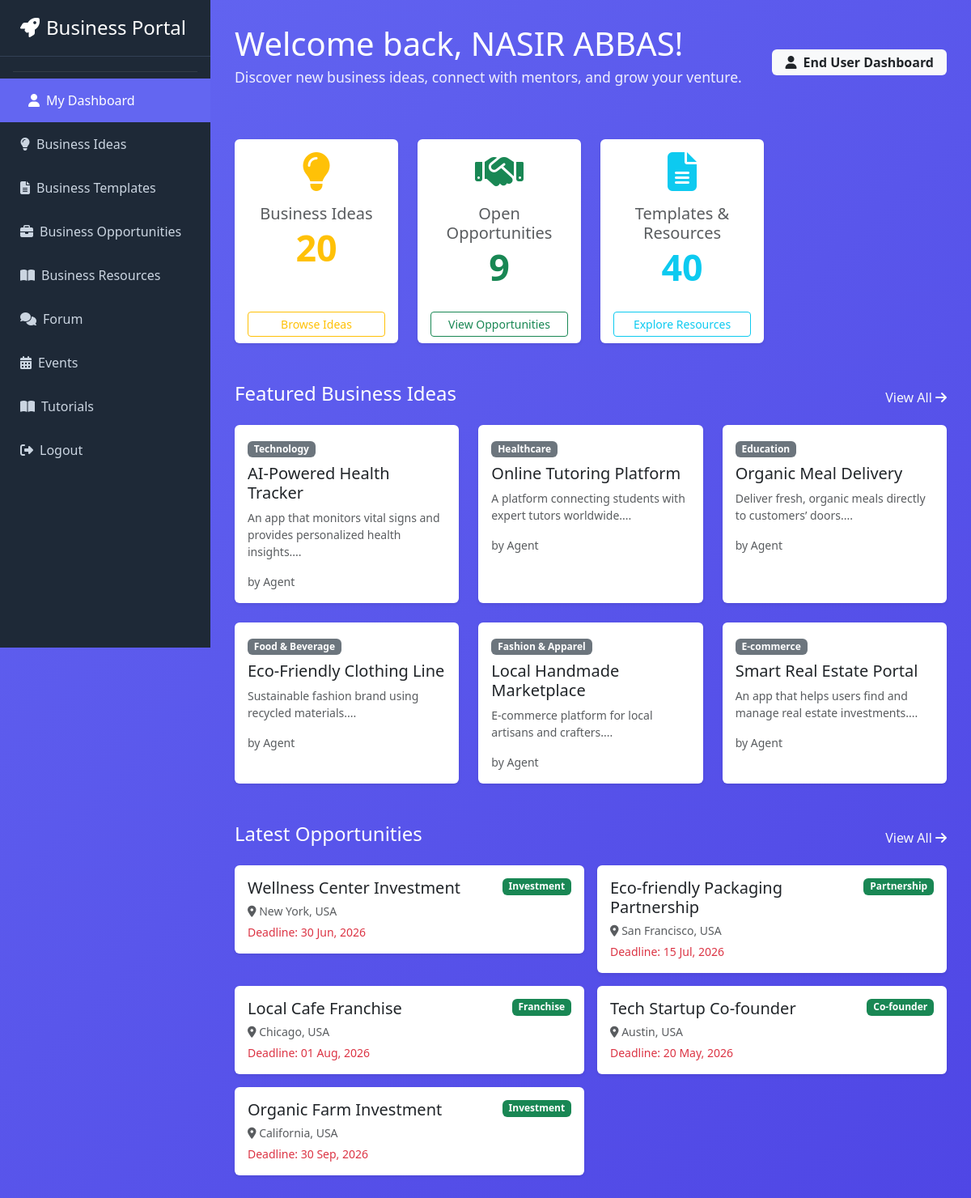
/user/user_dashboard.php (signed in), run on the app's committed database.
### tables this page shows
CREATE TABLE `business_ideas` (
  `id` int(11) NOT NULL,
  `agent_id` int(11) NOT NULL COMMENT 'FK to users',
  `category_id` int(11) NOT NULL COMMENT 'FK to business_categories',
  `title` varchar(255) NOT NULL,
  `description` text NOT NULL,
  `created_at` timestamp NOT NULL DEFAULT current_timestamp(),
  `updated_at` timestamp NOT NULL DEFAULT current_timestamp() ON UPDATE current_timestamp()
);

CREATE TABLE `business_categories` (
  `id` int(11) NOT NULL,
  `name` varchar(100) NOT NULL,
  `description` text DEFAULT NULL,
  `created_at` timestamp NOT NULL DEFAULT current_timestamp()
);

CREATE TABLE `users` (
  `id` int(11) NOT NULL,
  `full_name` varchar(150) NOT NULL,
  `email` varchar(191) NOT NULL,
  `password_hash` varchar(255) NOT NULL,
  `role` enum('user','agent','admin') NOT NULL DEFAULT 'user',
  `status` enum('active','inactive','banned') NOT NULL DEFAULT 'active',
  `phone` varchar(20) DEFAULT NULL,
  `created_at` timestamp NOT NULL DEFAULT current_timestamp(),
  `updated_at` timestamp NOT NULL DEFAULT current_timestamp() ON UPDATE current_timestamp()
);

CREATE TABLE `opportunities` (
  `id` int(11) NOT NULL,
  `agent_id` int(11) NOT NULL,
  `category_id` int(11) DEFAULT NULL,
  `title` varchar(255) NOT NULL,
  `description` text NOT NULL,
  `type` enum('investment','partnership','franchise','co-founder','other') NOT NULL DEFAULT 'other',
  `location` varchar(150) DEFAULT NULL,
  `deadline` date DEFAULT NULL,
  `status` enum('open','closed','draft') NOT NULL DEFAULT 'open',
  `created_at` timestamp NOT NULL DEFAULT current_timestamp(),
  `updated_at` timestamp NOT NULL DEFAULT current_timestamp() ON UPDATE current_timestamp()
);

### user/user_dashboard.php (the view, shortened to what this page needs)
<?php
include 'config.php';
$ideas_count = $conn->query("SELECT COUNT(*) as total FROM business_ideas")->fetch_assoc()['total'];
$opp_count = $conn->query("SELECT COUNT(*) as total FROM opportunities WHERE status = 'open'")->fetch_assoc()['total'];
$template_count = $conn->query("SELECT COUNT(*) as total FROM business_templates")->fetch_assoc()['total'];
$resource_count = $conn->query("SELECT COUNT(*) as total FROM business_resources")->fetch_assoc()['total'];
$recent_ideas = $conn->query("SELECT bi.id, bi.title, bi.description, u.full_name as agent_name, c.name as category
    FROM business_ideas bi
    JOIN users u ON bi.agent_id = u.id
    JOIN business_categories c ON bi.category_id = c.id
    ORDER BY bi.created_at DESC LIMIT 6")->fetch_all(MYSQLI_ASSOC);
$recent_opp = $conn->query("SELECT id, title, type, location, deadline
    FROM opportunities
    WHERE status = 'open'
    ORDER BY created_at DESC LIMIT 5")->fetch_all(MYSQLI_ASSOC);
?>
<!DOCTYPE html>
<html lang="en">
<head>
    <link href="https://cdn.jsdelivr.net/npm/bootstrap@5.3.3/dist/css/bootstrap.min.css" rel="stylesheet">
    <link href="https://cdnjs.cloudflare.com/ajax/libs/font-awesome/6.5.0/css/all.min.css" rel="stylesheet">
</head>
<body>
<?php include 'sidebar.php'; ?>
<div class="main-content">
    <div class="d-flex justify-content-between align-items-center mb-5">
        <div>
            <h1 class="text-white mb-1">Welcome back, <?= htmlspecialchars($_SESSION['full_name']) ?>!</h1>
            <p class="welcome-text">Discover new business ideas, connect with mentors, and grow your venture.</p>
        </div>
        <div>
            <span class="badge bg-light text-dark fs-6 px-3 py-2">
                <i class="fas fa-user me-1"></i> End User Dashboard
            </span>
        </div>
    </div>
    <div class="row g-4 mb-5">
        <div class="col-md-3">
            <div class="card card-hover h-100 bg-white border-0 shadow-sm text-center">
                <div class="card-body">
                    <i class="fas fa-lightbulb fa-3x text-warning mb-3"></i>
                    <h5 class="text-muted">Business Ideas</h5>
                    <h3 class="stat-number text-warning"><?= number_format($ideas_count) ?></h3>
                </div>
                <div class="card-footer bg-transparent border-0">
                    <a href="ideas.php" class="btn btn-outline-warning btn-sm w-100">Browse Ideas</a>
                </div>
            </div>
        </div>
        <div class="col-md-3">
            <div class="card card-hover h-100 bg-white border-0 shadow-sm text-center">
                <div class="card-body">
                    <i class="fas fa-handshake fa-3x text-success mb-3"></i>
                    <h5 class="text-muted">Open Opportunities</h5>
                    <h3 class="stat-number text-success"><?= number_format($opp_count) ?></h3>
                </div>
                <div class="card-footer bg-transparent border-0">
                    <a href="user_opportunities.php" class="btn btn-outline-success btn-sm w-100">View Opportunities</a>
                </div>
            </div>
        </div>
        <div class="col-md-3">
            <div class="card card-hover h-100 bg-white border-0 shadow-sm text-center">
                <div class="card-body">
                    <i class="fas fa-file-alt fa-3x text-info mb-3"></i>
                    <h5 class="text-muted">Templates & Resources</h5>
                    <h3 class="stat-number text-info"><?= number_format($template_count + $resource_count) ?></h3>
                </div>
                <div class="card-footer bg-transparent border-0">
                    <a href="user_resources.php" class="btn btn-outline-info btn-sm w-100">Explore Resources</a>
                </div>
            </div>
        </div>
    </div>
    <div class="mb-5">
        <div class="d-flex justify-content-between align-items-center mb-3">
            <h4 class="text-white">Featured Business Ideas</h4>
            <a href="ideas.php" class="text-light text-decoration-none">View All <i class="fas fa-arrow-right"></i></a>
        </div>
        <div class="row g-4">
            <?php if (empty($recent_ideas)): ?>
                <div class="col-12">
                    <div class="alert alert-info">No business ideas available yet.</div>
                </div>
            <?php else: ?>
                <?php foreach ($recent_ideas as $idea): ?>
                    <div class="col-md-4">
                        <div class="card card-hover h-100 bg-white border-0 shadow-sm">
                            <div class="card-body">
                                <span class="badge bg-secondary mb-2"><?= htmlspecialchars($idea['category']) ?></span>
                                <h5><?= htmlspecialchars($idea['title']) ?></h5>
                                <p class="small text-muted">
                                    <?= substr(strip_tags($idea['description']), 0, 110) ?>...
                                </p>
                                <small class="text-muted d-block">by <?= htmlspecialchars($idea['agent_name']) ?></small>
                            </div>
                        </div>
                    </div>
                <?php endforeach; ?>
            <?php endif; ?>
        </div>
    </div>
    <div>
        <div class="d-flex justify-content-between align-items-center mb-3">
            <h4 class="text-white">Latest Opportunities</h4>
            <a href="user_opportunities.php" class="text-light text-decoration-none">View All <i class="fas fa-arrow-right"></i></a>
        </div>
        <div class="row g-3">
            <?php if (empty($recent_opp)): ?>
                <div class="col-12">
                    <div class="alert alert-info">No open opportunities at the moment.</div>
                </div>
            <?php else: ?>
                <?php foreach ($recent_opp as $opp): ?>
                    <div class="col-md-6">
                        <div class="card bg-white border-0 shadow-sm card-hover">
                            <div class="card-body">
                                <div class="d-flex justify-content-between align-items-start">
                                    <h5 class="mb-1"><?= htmlspecialchars($opp['title']) ?></h5>
                                    <span class="badge bg-success"><?= ucfirst($opp['type']) ?></span>
                                </div>
                                <?php if (!empty($opp['location'])): ?>
                                    <small class="text-muted"><i class="fas fa-map-marker-alt"></i> <?= htmlspecialchars($opp['location']) ?></small>
                                <?php endif; ?>
                                <?php if (!empty($opp['deadline'])): ?>
                                    <small class="text-danger d-block mt-1">
                                        Deadline: <?= date('d M, Y', strtotime($opp['deadline'])) ?>
                                    </small>
                                <?php endif; ?>
                            </div>
                        </div>
                    </div>
                <?php endforeach; ?>
            <?php endif; ?>
        </div>
    </div>
</div>
</body>
</html>

### user/user_dashboard.php (style rules this page uses)
body { background: linear-gradient(135deg, #6366f1 0%, #4f46e5 100%); margin-left: 260px; color: #333; min-height: 100vh; }
.main-content { padding: 30px; }
.card-hover { transition: transform 0.3s ease, box-shadow 0.3s ease; }
.stat-number { font-size: 2.8rem; font-weight: 700; line-height: 1; }
.welcome-text { font-size: 1.1rem; color: rgba(255,255,255,0.9); }

### user/sidebar.php (style rules this page uses)
:root { --primary: #6366f1; --dark: #1e2937; }

### data on the page
business_ideas: category.name "Technology", title "AI-Powered Health Tracker", description "An app that monitors vital signs and provides personalized health insights.", agent.full_name "Agent"
business_ideas: category.name "Healthcare", title "Online Tutoring Platform", description "A platform connecting students with expert tutors worldwide.", agent.full_name "Agent"
business_ideas: category.name "Education", title "Organic Meal Delivery", description "Deliver fresh, organic meals directly to customers’ doors.", agent.full_name "Agent"
business_ideas: category.name "Food & Beverage", title "Eco-Friendly Clothing Line", description "Sustainable fashion brand using recycled materials.", agent.full_name "Agent"
business_ideas: category.name "Fashion & Apparel", title "Local Handmade Marketplace", description "E-commerce platform for local artisans and crafters.", agent.full_name "Agent"
business_ideas: category.name "E-commerce", title "Smart Real Estate Portal", description "An app that helps users find and manage real estate investments.", agent.full_name "Agent"
opportunities: title "Wellness Center Investment", type "Investment", location "New York, USA", deadline "30 Jun, 2026"
opportunities: title "Eco-friendly Packaging Partnership", type "Partnership", location "San Francisco, USA", deadline "15 Jul, 2026"
opportunities: title "Local Cafe Franchise", type "Franchise", location "Chicago, USA", deadline "01 Aug, 2026"
opportunities: title "Tech Startup Co-founder", type "Co-founder", location "Austin, USA", deadline "20 May, 2026"
opportunities: title "Organic Farm Investment", type "Investment", location "California, USA", deadline "30 Sep, 2026"

### other printed values
$_SESSION['full_name'] "NASIR ABBAS"
$ideas_count "20"
$opp_count "9"
$template_count + $resource_count "40"
